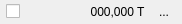
<?xml version="1.0" encoding="UTF-8"?>
<ui version="4.0">
 <class>ContextVersionsWidget</class>
 <widget class="QWidget" name="ContextVersionsWidget">
  <property name="geometry">
   <rect>
    <x>0</x>
    <y>0</y>
    <width>182</width>
    <height>24</height>
   </rect>
  </property>
  <property name="minimumSize">
   <size>
    <width>150</width>
    <height>0</height>
   </size>
  </property>
  <property name="windowTitle">
   <string>Context Department Widget</string>
  </property>
  <layout class="QHBoxLayout" name="horizontalLayout">
   <property name="leftMargin">
    <number>6</number>
   </property>
   <property name="topMargin">
    <number>0</number>
   </property>
   <property name="rightMargin">
    <number>6</number>
   </property>
   <property name="bottomMargin">
    <number>0</number>
   </property>
   <item>
    <widget class="QCheckBox" name="uiActiveCHK">
     <property name="maximumSize">
      <size>
       <width>16</width>
       <height>16777215</height>
      </size>
     </property>
     <property name="text">
      <string/>
     </property>
    </widget>
   </item>
   <item>
    <widget class="QLabel" name="uiStatusLBL">
     <property name="sizePolicy">
      <sizepolicy hsizetype="Expanding" vsizetype="Preferred">
       <horstretch>0</horstretch>
       <verstretch>0</verstretch>
      </sizepolicy>
     </property>
     <property name="text">
      <string/>
     </property>
     <property name="alignment">
      <set>Qt::AlignCenter</set>
     </property>
    </widget>
   </item>
   <item>
    <widget class="QLabel" name="uiVersionsLBL">
     <property name="sizePolicy">
      <sizepolicy hsizetype="Expanding" vsizetype="Preferred">
       <horstretch>0</horstretch>
       <verstretch>0</verstretch>
      </sizepolicy>
     </property>
     <property name="text">
      <string>000,000 T</string>
     </property>
     <property name="alignment">
      <set>Qt::AlignCenter</set>
     </property>
    </widget>
   </item>
   <item>
    <widget class="QToolButton" name="uiMoreBTN">
     <property name="maximumSize">
      <size>
       <width>26</width>
       <height>24</height>
      </size>
     </property>
     <property name="text">
      <string>...</string>
     </property>
     <property name="autoRaise">
      <bool>true</bool>
     </property>
    </widget>
   </item>
  </layout>
 </widget>
 <resources/>
 <connections/>
</ui>
